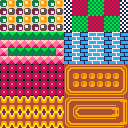

A level layout from a 2D game, rendered from its tile map. Below: a short description, then the map file with its tile-grid data intact:
An orthogonal 16x16 tile map with 8x8 px tiles, 1 tile layer (Tile Layer 1).

<map version="1.2" tiledversion="1.3.4" orientation="orthogonal" renderorder="left-down" width="16" height="16" tilewidth="8" tileheight="8" infinite="0" nextlayerid="2" nextobjectid="1">
 <tileset firstgid="1" source="breakout@1x.tsx" />
 <layer id="1" name="Tile Layer 1" width="16" height="16">
  <data encoding="csv">
14,6,14,6,14,6,14,6,10,12,12,11,11,12,12,10,
15,7,15,7,15,7,15,7,10,12,12,11,11,12,12,10,
14,6,14,6,14,6,14,6,10,11,11,12,12,11,11,10,
15,7,15,7,15,7,15,7,10,11,11,12,12,11,11,10,
2,2,2,2,2,2,2,2,23,22,23,22,22,23,22,23,
3,3,3,3,3,3,3,3,23,22,23,22,22,23,22,23,
3,2,2,2,2,2,2,3,23,22,23,22,22,23,22,23,
3,3,3,3,3,3,3,3,23,22,23,22,22,23,22,23,
1,1,1,1,1,1,1,1,17,18,18,18,18,18,18,19,
1,1,1,1,1,1,1,1,25,26,26,26,26,26,26,27,
1,1,1,1,1,1,1,1,25,26,26,26,26,26,26,27,
1,1,1,1,1,1,1,1,33,34,34,34,34,34,34,35,
42,42,42,42,42,42,42,42,17,18,18,18,18,18,18,20,
50,50,50,50,50,50,50,50,25,17,18,18,18,18,20,28,
42,42,42,42,42,42,42,42,25,33,34,34,34,34,36,28,
50,50,50,50,50,50,50,50,33,34,34,34,34,34,34,36
</data>
 </layer>
</map>
